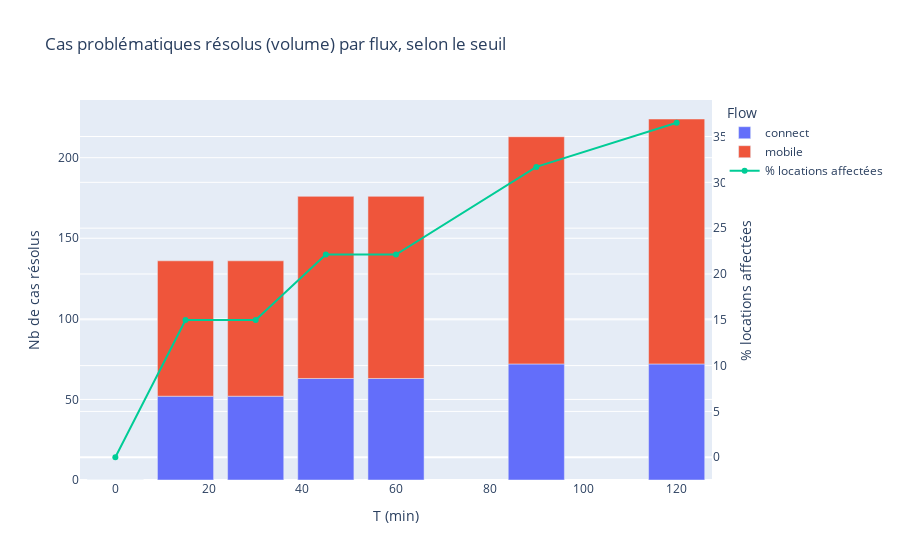

Here is the notebook cell this chart was saved with:
### Code cell
thresholds = [0, 15, 30, 45, 60, 90, 120]

n_total_global = len(chain)

# Total problèmes globaux (tous flux)
n_prob_global = int(chain["problematic"].sum())

rows = []
for T in thresholds:
    affected_all = chain["gap"] < T

    # Résolus par flux (volume) = problematic & affected
    for flow, g in chain.groupby("checkin_type"):
        affected_flow = g["gap"] < T
        solved_flow = (g["problematic"] & affected_flow).sum()
        rows.append({
            "T": T,
            "flow": flow,
            "n_solved": int(solved_flow)
        })

solved_by_flow = pd.DataFrame(rows)

# % locations affectées (global)
cost = []
for T in thresholds:
    affected_all = (chain["gap"] < T)
    cost.append({
        "T": T,
        "pct_affected": affected_all.mean() * 100,
        "n_affected": int(affected_all.sum())
    })
cost = pd.DataFrame(cost)

# Barres empilées (volume de problèmes résolus)
fig = px.bar(
    solved_by_flow,
    x="T",
    y="n_solved",
    color="flow",
    title="Cas problématiques résolus (volume) par flux, selon le seuil",
    labels={"T": "T (min)", "n_solved": "Nb de cas résolus", "flow": "Flow"}
)

# Ajout d'une ligne pour le coût (% locations affectées)
fig2 = go.Figure(fig)
fig2.add_trace(go.Scatter(
    x=cost["T"],
    y=cost["pct_affected"],
    mode="lines+markers",
    name="% locations affectées",
    yaxis="y2"
))

fig2.update_layout(
    yaxis2=dict(
        overlaying="y",
        side="right",
        title="% locations affectées"
    )
)
fig2.show()

### Figure 1 — Plotly figure (JSON) as saved in the notebook; plotly's stock layout.template omitted (floating-point values rounded to 4 significant figures)
{"data": [{"alignmentgroup": "True", "hovertemplate": "Flow=connect<br>T (min)=%{x}<br>Nb de cas résolus=%{y}<extra></extra>", "legendgroup": "connect", "marker": {"color": "#636efa", "pattern": {"shape": ""}}, "name": "connect", "offsetgroup": "connect", "orientation": "v", "showlegend": true, "textposition": "auto", "type": "bar", "x": [0, 15, 30, 45, 60, 90, 120], "xaxis": "x", "y": [0, 52, 52, 63, 63, 72, 72], "yaxis": "y"}, {"alignmentgroup": "True", "hovertemplate": "Flow=mobile<br>T (min)=%{x}<br>Nb de cas résolus=%{y}<extra></extra>", "legendgroup": "mobile", "marker": {"color": "#EF553B", "pattern": {"shape": ""}}, "name": "mobile", "offsetgroup": "mobile", "orientation": "v", "showlegend": true, "textposition": "auto", "type": "bar", "x": [0, 15, 30, 45, 60, 90, 120], "xaxis": "x", "y": [0, 84, 84, 113, 113, 141, 152], "yaxis": "y"}, {"mode": "lines+markers", "name": "% locations affectées", "type": "scatter", "x": [0, 15, 30, 45, 60, 90, 120], "y": [0, 14.98, 14.98, 22.11, 22.11, 31.68, 36.5], "yaxis": "y2"}], "layout": {"barmode": "relative", "legend": {"title": {"text": "Flow"}, "tracegroupgap": 0}, "title": {"text": "Cas problématiques résolus (volume) par flux, selon le seuil"}, "xaxis": {"anchor": "y", "domain": [0, 1], "title": {"text": "T (min)"}}, "yaxis": {"anchor": "x", "domain": [0, 1], "title": {"text": "Nb de cas résolus"}}, "yaxis2": {"overlaying": "y", "side": "right", "title": {"text": "% locations affectées"}}}}
